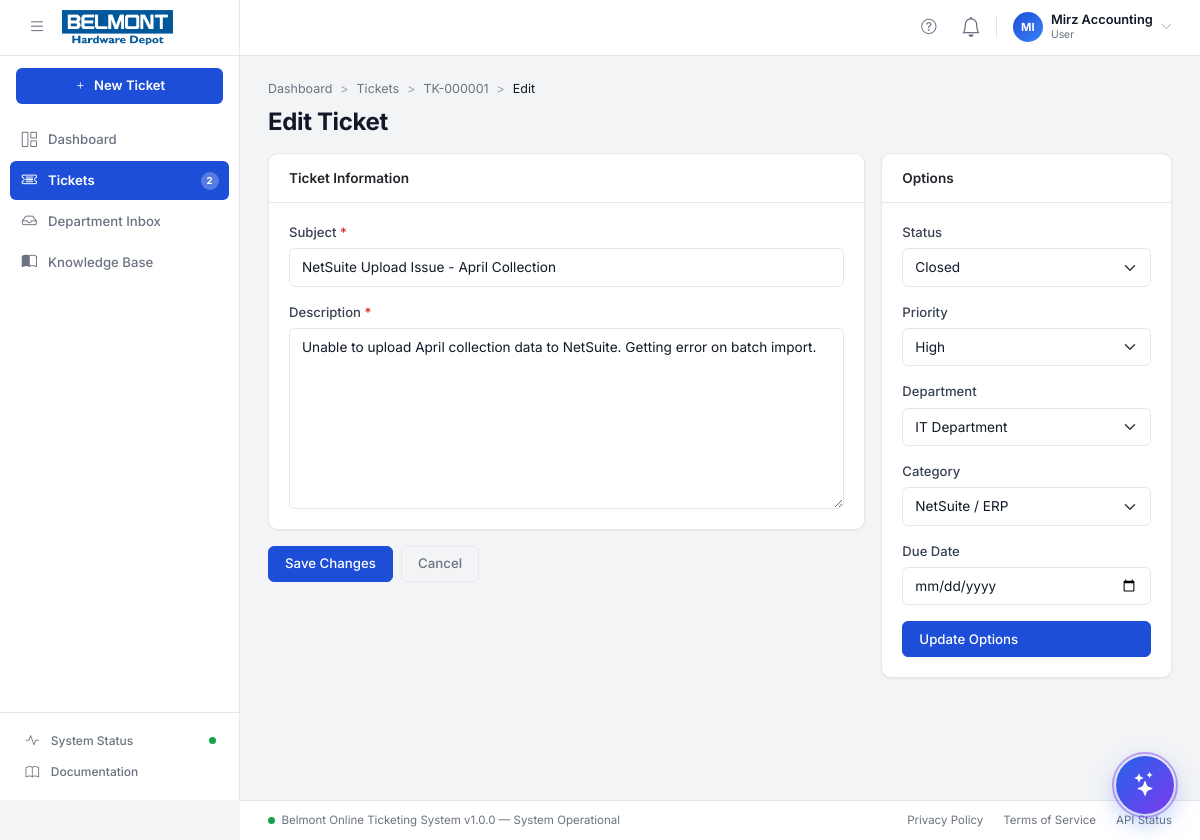
Screenshot of /views/tickets/edit.php?id=1 (signed in) with the database file from the repository.
### tables this page shows
CREATE TABLE `tickets` (
  `id`            INT UNSIGNED NOT NULL AUTO_INCREMENT,
  `ticket_code`   VARCHAR(20)  NOT NULL,
  `user_id`       INT UNSIGNED NOT NULL,
  `department_id` INT UNSIGNED DEFAULT NULL,
  `category_id`   INT UNSIGNED DEFAULT NULL,
  `assigned_to`   INT UNSIGNED DEFAULT NULL,
  `subject`       VARCHAR(255) NOT NULL,
  `description`   TEXT NOT NULL,
  `priority`      ENUM('low','medium','high','critical') NOT NULL DEFAULT 'medium',
  `status`        ENUM('open','in_progress','pending','resolved','closed') NOT NULL DEFAULT 'open',
  `source`        ENUM('web','email','phone','walk-in') NOT NULL DEFAULT 'web',
  `due_date`      DATE DEFAULT NULL,
  `closed_at`     DATETIME DEFAULT NULL,
  `created_at`    DATETIME NOT NULL DEFAULT CURRENT_TIMESTAMP,
  `updated_at`    DATETIME NOT NULL DEFAULT CURRENT_TIMESTAMP ON UPDATE CURRENT_TIMESTAMP,
  PRIMARY KEY (`id`),
  UNIQUE KEY `uq_ticket_code` (`ticket_code`),
  KEY `idx_ticket_user`   (`user_id`),
  KEY `idx_ticket_dept`   (`department_id`),
  KEY `idx_ticket_cat`    (`category_id`),
  KEY `idx_ticket_assign` (`assigned_to`),
  KEY `idx_ticket_status` (`status`),
  KEY `idx_ticket_priority` (`priority`),
  CONSTRAINT `fk_ticket_user`   FOREIGN KEY (`user_id`)       REFERENCES `users` (`id`) ON DELETE CASCADE,
  CONSTRAINT `fk_ticket_dept`   FOREIGN KEY (`department_id`) REFERENCES `departments` (`id`) ON DELETE SET NULL,
  CONSTRAINT `fk_ticket_cat`    FOREIGN KEY (`category_id`)   REFERENCES `categories` (`id`) ON DELETE SET NULL,
  CONSTRAINT `fk_ticket_assign` FOREIGN KEY (`assigned_to`)   REFERENCES `users` (`id`) ON DELETE SET NULL
);

CREATE TABLE `departments` (
  `id`          INT UNSIGNED NOT NULL AUTO_INCREMENT,
  `name`        VARCHAR(128) NOT NULL,
  `description` TEXT DEFAULT NULL,
  `is_active`   TINYINT(1) NOT NULL DEFAULT 1,
  `created_at`  DATETIME NOT NULL DEFAULT CURRENT_TIMESTAMP,
  `updated_at`  DATETIME NOT NULL DEFAULT CURRENT_TIMESTAMP ON UPDATE CURRENT_TIMESTAMP,
  PRIMARY KEY (`id`),
  UNIQUE KEY `uq_dept_name` (`name`)
);

CREATE TABLE `categories` (
  `id`            INT UNSIGNED NOT NULL AUTO_INCREMENT,
  `department_id` INT UNSIGNED DEFAULT NULL,
  `name`          VARCHAR(128) NOT NULL,
  `description`   TEXT DEFAULT NULL,
  `is_active`     TINYINT(1) NOT NULL DEFAULT 1,
  `created_at`    DATETIME NOT NULL DEFAULT CURRENT_TIMESTAMP,
  PRIMARY KEY (`id`),
  KEY `idx_cat_dept` (`department_id`),
  CONSTRAINT `fk_cat_dept` FOREIGN KEY (`department_id`) REFERENCES `departments` (`id`) ON DELETE SET NULL
);

### includes/auth.php (called while the page is built, shortened)
<?php
function e(string $str): string {
    return htmlspecialchars($str, ENT_QUOTES, 'UTF-8');
}

### views/tickets/edit.php (the view, shortened to what this page needs)
<?php
require_once __DIR__ . '/../../includes/auth.php';
$pdo    = db();
$id     = (int)($_GET['id'] ?? 0);
$ticket = $pdo->prepare("SELECT * FROM tickets WHERE id = ?")->execute([$id])
    ? (function() use ($pdo, $id) {
        $s = $pdo->prepare("SELECT * FROM tickets WHERE id = ?");
        $s->execute([$id]); return $s->fetch();
    })() : null;
$departments = $pdo->query("SELECT id, name FROM departments WHERE is_active=1 ORDER BY name")->fetchAll();
$categories  = $pdo->query("SELECT id, name, department_id FROM categories WHERE is_active=1 ORDER BY name")->fetchAll();
include __DIR__ . '/../../includes/header.php';
?>
<nav aria-label="breadcrumb" class="mb-2">
    <ol class="breadcrumb">
        <li class="breadcrumb-item"><a href="<?= APP_URL ?>/index.php">Dashboard</a></li>
        <li class="breadcrumb-item"><a href="<?= APP_URL ?>/views/tickets/index.php">Tickets</a></li>
        <li class="breadcrumb-item"><a href="<?= APP_URL ?>/views/tickets/view.php?id=<?= $id ?>"><?= e($ticket['ticket_code']) ?></a></li>
        <li class="breadcrumb-item active">Edit</li>
    </ol>
</nav>
<h1 class="page-title mb-3">Edit Ticket</h1>
<div class="row g-3">
    <div class="col-lg-8">
        <form method="POST">
            <div class="card mb-3">
                <div class="card-header">Ticket Information</div>
                <div class="card-body">
                    <div class="mb-3">
                        <label class="form-label required">Subject</label>
                        <input type="text" name="subject" class="form-control" value="<?= e($ticket['subject']) ?>" required>
                    </div>
                    <div class="mb-0">
                        <label class="form-label required">Description</label>
                        <textarea name="description" rows="8" class="form-control" required><?= e($ticket['description']) ?></textarea>
                    </div>
                </div>
            </div>
            <div class="d-flex gap-2">
                <button type="submit" class="btn btn-primary">Save Changes</button>
                <a href="<?= APP_URL ?>/views/tickets/view.php?id=<?= $id ?>" class="btn btn-outline-secondary">Cancel</a>
            </div>
        </form>
    </div>
    <div class="col-lg-4">
        <div class="card">
            <div class="card-header">Options</div>
            <div class="card-body">
                <form method="POST">
                    <div class="mb-3">
                        <label class="form-label">Status</label>
                        <select name="status" class="form-select">
                            <?php foreach(['open','in_progress','pending','resolved','closed'] as $s): ?>
                            <option value="<?= $s ?>" <?= $ticket['status']===$s?'selected':'' ?>>
                                <?= ucwords(str_replace('_',' ',$s)) ?>
                            </option>
                            <?php endforeach; ?>
                        </select>
                    </div>
                    <div class="mb-3">
                        <label class="form-label">Priority</label>
                        <select name="priority" class="form-select">
                            <?php foreach(['low','medium','high','critical'] as $p): ?>
                            <option value="<?= $p ?>" <?= $ticket['priority']===$p?'selected':'' ?>>
                                <?= ucfirst($p) ?>
                            </option>
                            <?php endforeach; ?>
                        </select>
                    </div>
                    <div class="mb-3">
                        <label class="form-label">Department</label>
                        <select name="department_id" class="form-select">
                            <?php foreach ($departments as $d): ?>
                            <option value="<?= $d['id'] ?>" <?= $ticket['department_id']==$d['id']?'selected':'' ?>><?= e($d['name']) ?></option>
                            <?php endforeach; ?>
                        </select>
                    </div>
                    <div class="mb-3">
                        <label class="form-label">Category</label>
                        <select name="category_id" class="form-select">
                            <?php foreach ($categories as $c): ?>
                            <option value="<?= $c['id'] ?>" <?= $ticket['category_id']==$c['id']?'selected':'' ?>><?= e($c['name']) ?></option>
                            <?php endforeach; ?>
                        </select>
                    </div>
                    <div class="mb-3">
                        <label class="form-label">Due Date</label>
                        <input type="date" name="due_date" class="form-control" value="<?= e($ticket['due_date']??'') ?>">
                    </div>
                    <button type="submit" class="btn btn-primary w-100">Update Options</button>
                </form>
            </div>
        </div>
    </div>
</div>
<?php include __DIR__ . '/../../includes/footer.php'; ?>

### assets/css/main.css (style rules this page uses)
:root { --sidebar-width: 240px; --navbar-height: 56px; --footer-height: 40px; --primary: #1d4ed8; --primary-hover: #1e40af; --primary-light: #3b82f6; --primary-subtle: #eff6ff; --success: #16a34a; --success-subtle: #f0fdf4; --warning: #d97706; --warning-subtle: #fffbeb; --danger: #dc2626; --danger-subtle: #fef2f2; --info: #0891b2; --info-subtle: #ecfeff; --secondary: #64748b; --surface: #f3f4f6; --card-bg: #ffffff; --border: #e5e7eb; --border-light: #f3f4f6; --sidebar-bg: #ffffff; --sidebar-border: #e5e7eb; --sidebar-text: #6b7280; --sidebar-hover-bg: #f3f4f6; --sidebar-active-bg: #1d4ed8; --sidebar-active: #ffffff; --navbar-bg: #ffffff; --text-primary: #111827; --text-secondary: #374151; --text-muted: #6b7280; --text-faint: #9ca3af; --radius-xs: 4px; --radius-sm: 6px; --radius: 8px; --radius-md: 10px; --radius-lg: 14px; --radius-pill: 999px; --shadow-xs: 0 1px 2px rgba(0, 0, 0, .05); --shadow-sm: 0 1px 3px rgba(0, 0, 0, .07), 0 1px 2px rgba(0, 0, 0, .04); --shadow: 0 4px 12px rgba(0, 0, 0, .08); --shadow-lg: 0 10px 36px rgba(0, 0, 0, .12); --transition: all .18s cubic-bezier(.4, 0, .2, 1); }
*, *::before, *::after { box-sizing: border-box; margin: 0; padding: 0; }
body { font-family: 'Inter', -apple-system, BlinkMacSystemFont, 'Segoe UI', sans-serif; font-size: .875rem; color: var(--text-primary); background: var(--surface); overflow-x: hidden; -webkit-font-smoothing: antialiased; -moz-osx-font-smoothing: grayscale; }
a { color: var(--primary); text-decoration: none; }
.page-title { font-size: 1.5rem; font-weight: 700; color: var(--text-primary); margin: 0; line-height: 1.25; letter-spacing: -.015em; }
.breadcrumb { font-size: .78rem; margin-bottom: .5rem; }
.breadcrumb-item+.breadcrumb-item::before { content: ">"; color: var(--text-faint); }
.breadcrumb-item a { color: var(--text-muted); text-decoration: none; }
.breadcrumb-item.active { color: var(--text-primary); }
.card { border: 1px solid var(--border); border-radius: var(--radius-md); box-shadow: var(--shadow-xs); background: var(--card-bg); }
.card-header { background: transparent; border-bottom: 1px solid var(--border); padding: .875rem 1.25rem; font-weight: 600; font-size: .85rem; display: flex; align-items: center; }
.card-body { padding: 1.25rem; }
.form-control, .form-select { border-color: var(--border); border-radius: var(--radius-sm); font-size: .85rem; padding: .5rem .75rem; color: var(--text-primary); transition: var(--transition); }
.form-label { font-weight: 500; font-size: .82rem; color: var(--text-secondary); margin-bottom: .35rem; display: block; }
.required::after { content: ' *'; color: var(--danger); }
.btn { font-size: .83rem; font-weight: 500; border-radius: var(--radius-sm); padding: .44rem 1rem; transition: var(--transition); display: inline-flex; align-items: center; gap: .4rem; cursor: pointer; }
.btn-primary { background: var(--primary); border-color: var(--primary); color: #fff; }
.btn-outline-secondary { color: var(--text-muted); border: 1px solid var(--border); background: transparent; }

### rows the page displays
tickets: ticket_code "TK-000001", subject "NetSuite Upload Issue - April Collection", description "Unable to upload April collection data to NetSuite. Getting error on batch import.", status "Closed", priority "High", department_id "IT Department", category_id "NetSuite / ERP"

### other values shown
substr($u['name'], 0, 2) "MI"
$u['name'] "Mirz Accounting"
str_replace('_', ' ', $u['role']) "User"
$openCount "2"
APP_NAME "Belmont Online Ticketing System"
APP_VERSION "1.0.0"
